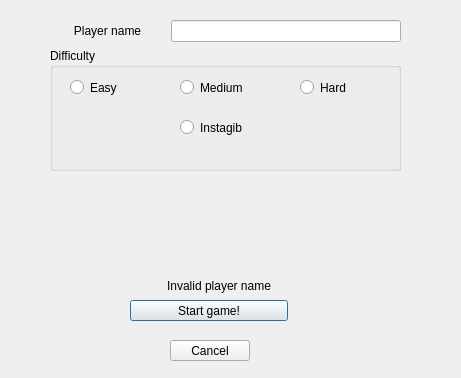
<?xml version="1.0" encoding="UTF-8"?>
<ui version="4.0">
 <class>startwindow</class>
 <widget class="QDialog" name="startwindow">
  <property name="geometry">
   <rect>
    <x>0</x>
    <y>0</y>
    <width>461</width>
    <height>378</height>
   </rect>
  </property>
  <property name="windowTitle">
   <string>Dialog</string>
  </property>
  <widget class="QWidget" name="gridLayoutWidget">
   <property name="geometry">
    <rect>
     <x>50</x>
     <y>20</y>
     <width>351</width>
     <height>151</height>
    </rect>
   </property>
   <layout class="QGridLayout" name="gridLayout">
    <item row="1" column="0" colspan="3">
     <widget class="QGroupBox" name="groupBox">
      <property name="title">
       <string>Difficulty</string>
      </property>
      <property name="checkable">
       <bool>false</bool>
      </property>
      <widget class="QRadioButton" name="radioButton_easy">
       <property name="geometry">
        <rect>
         <x>20</x>
         <y>30</y>
         <width>84</width>
         <height>19</height>
        </rect>
       </property>
       <property name="text">
        <string>Easy</string>
       </property>
      </widget>
      <widget class="QRadioButton" name="radioButton_medium">
       <property name="geometry">
        <rect>
         <x>130</x>
         <y>30</y>
         <width>84</width>
         <height>19</height>
        </rect>
       </property>
       <property name="text">
        <string>Medium</string>
       </property>
      </widget>
      <widget class="QRadioButton" name="radioButton_hard">
       <property name="geometry">
        <rect>
         <x>250</x>
         <y>30</y>
         <width>84</width>
         <height>19</height>
        </rect>
       </property>
       <property name="text">
        <string>Hard</string>
       </property>
      </widget>
      <widget class="QRadioButton" name="radioButton_instakill">
       <property name="geometry">
        <rect>
         <x>130</x>
         <y>70</y>
         <width>84</width>
         <height>19</height>
        </rect>
       </property>
       <property name="text">
        <string>Instagib</string>
       </property>
      </widget>
     </widget>
    </item>
    <item row="0" column="1" colspan="2">
     <widget class="QLineEdit" name="lineEdit_playername"/>
    </item>
    <item row="0" column="0">
     <widget class="QLabel" name="label_playername">
      <property name="text">
       <string>Player name</string>
      </property>
      <property name="alignment">
       <set>Qt::AlignCenter</set>
      </property>
     </widget>
    </item>
   </layout>
  </widget>
  <widget class="QLabel" name="label_errortext">
   <property name="enabled">
    <bool>true</bool>
   </property>
   <property name="geometry">
    <rect>
     <x>140</x>
     <y>260</y>
     <width>158</width>
     <height>51</height>
    </rect>
   </property>
   <property name="text">
    <string>Invalid player name</string>
   </property>
   <property name="alignment">
    <set>Qt::AlignCenter</set>
   </property>
  </widget>
  <widget class="QPushButton" name="pushButton">
   <property name="geometry">
    <rect>
     <x>130</x>
     <y>300</y>
     <width>158</width>
     <height>21</height>
    </rect>
   </property>
   <property name="text">
    <string>Start game!</string>
   </property>
  </widget>
  <widget class="QPushButton" name="pushButton_cancel">
   <property name="geometry">
    <rect>
     <x>170</x>
     <y>340</y>
     <width>80</width>
     <height>21</height>
    </rect>
   </property>
   <property name="text">
    <string>Cancel</string>
   </property>
  </widget>
 </widget>
 <resources/>
 <connections/>
</ui>
